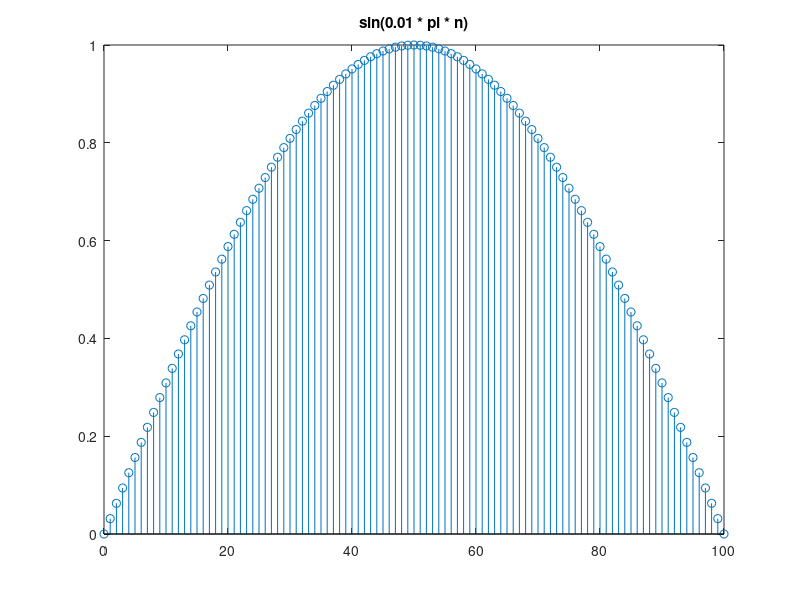
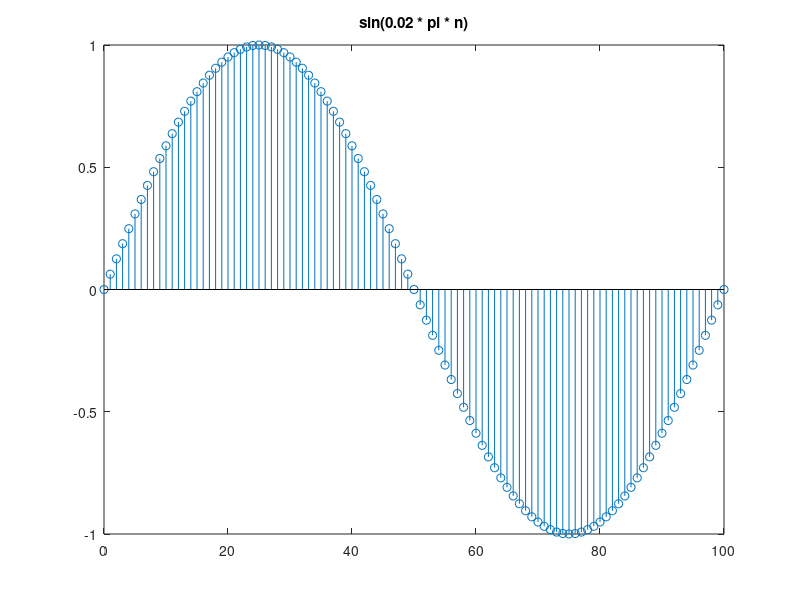
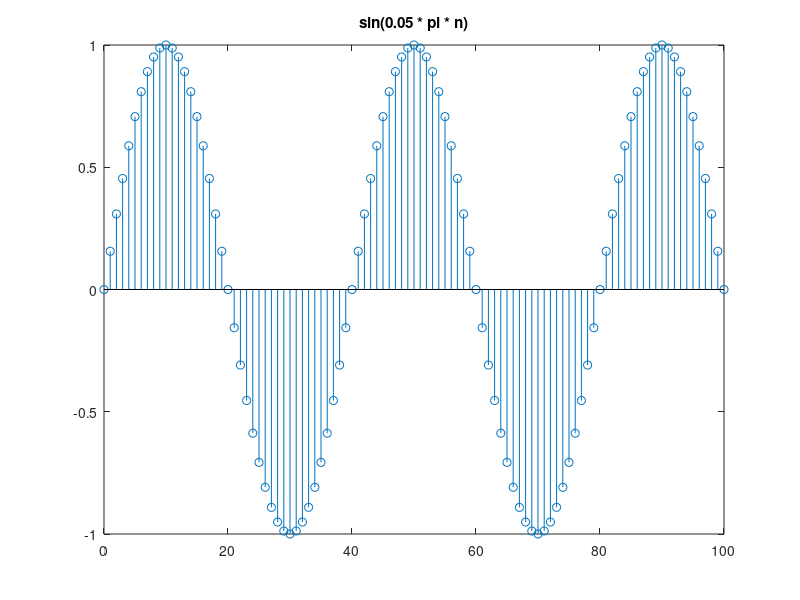
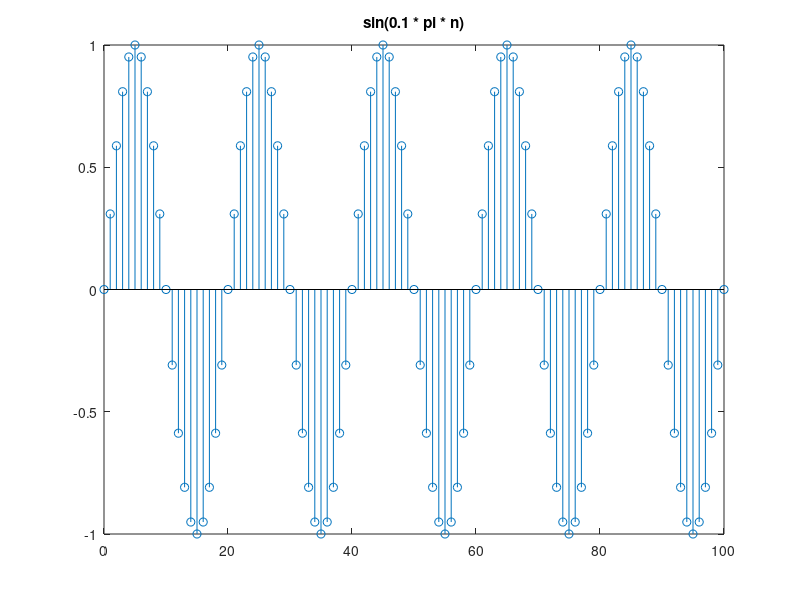

Source code (MATLAB) for these figures, in order:
%%%%%%%%%%%%%%%%%%%%%%%%%%%%%%%%%%%%%%%%%%%
%                                         %
% Draw 4 functions in 3 different ways:   %
%  - One window every function            %
%  - All functions in one window          %
%  - Overlap all four functions           %
%                                         %
%%%%%%%%%%%%%%%%%%%%%%%%%%%%%%%%%%%%%%%%%%%

% Define the value 'n' from 0 to 100
n = 0:100;

% Define the 4 frequencies
f1 = 0.01;
f2 = 0.02;
f3 = 0.05;
f4 = 0.1;

% Define the 4 functions
y1 = sin(n*pi*f1);
y2 = sin(n*pi*f2);
y3 = sin(n*pi*f3);
y4 = sin(n*pi*f4);

%%%%%%%%%%%%%%%%%%%%%%%%%%%%%%%%%%%%%%%%%%%
%                                         %
% Draw each function in a separate window %
%                                         %
%%%%%%%%%%%%%%%%%%%%%%%%%%%%%%%%%%%%%%%%%%%

% Draw the first function
figure;
stem(n, y1);
title('sin(0.01 * pi * n)');

% Draw the secpnd function
figure;
stem(n, y2);
title('sin(0.02 * pi * n)');

% Draw the third function
figure;
stem(n, y3);
title('sin(0.05 * pi * n)');

% Draw the fourth function
figure;
stem(n, y4);
title('sin(0.1 * pi * n)');

%%%%%%%%%%%%%%%%%%%%%%%%%%%%%%%%%%%%%%%%%%%
%                                         %
% Draw the 4 functions in one window      %
%                                         %
%%%%%%%%%%%%%%%%%%%%%%%%%%%%%%%%%%%%%%%%%%%

figure;
subplot(2,2,1); p1 = stem(n,y1); title('sin(0.01 * pi * n)');
subplot(2,2,2); p2 = stem(n,y2); title('sin(0.02 * pi * n)');
subplot(2,2,3); p3 = stem(n,y3); title('sin(0.05 * pi * n)');
subplot(2,2,4); p4 = stem(n,y4); title('sin(0.1 * pi * n)');

%%%%%%%%%%%%%%%%%%%%%%%%%%%%%%%%%%%%%%%%%%%
%                                         %
% Draw the 4 functions overlaped          %
%                                         %
%%%%%%%%%%%%%%%%%%%%%%%%%%%%%%%%%%%%%%%%%%%

figure;
hold on;
stem(n,y1,"m");
stem(n,y2,"w");
stem(n,y3,"b");
stem(n,y4,"c");
%{
stem(n,y1,'Color', 'blue');
stem(n,y2,'Color', 'red');
stem(n,y3,'Color', 'green');
stem(n,y4,'Color', 'yellow');
%}
hold off;